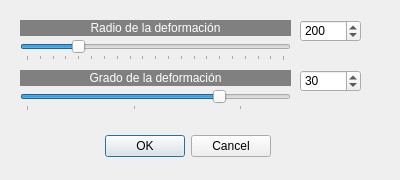
<?xml version="1.0" encoding="UTF-8"?>
<ui version="4.0">
 <class>PincharEstirar</class>
 <widget class="QDialog" name="PincharEstirar">
  <property name="geometry">
   <rect>
    <x>0</x>
    <y>0</y>
    <width>400</width>
    <height>180</height>
   </rect>
  </property>
  <property name="windowTitle">
   <string>Transformacion Pinchar Estirar</string>
  </property>
  <widget class="QDialogButtonBox" name="buttonBox">
   <property name="geometry">
    <rect>
     <x>-70</x>
     <y>130</y>
     <width>341</width>
     <height>32</height>
    </rect>
   </property>
   <property name="orientation">
    <enum>Qt::Horizontal</enum>
   </property>
   <property name="standardButtons">
    <set>QDialogButtonBox::Cancel|QDialogButtonBox::Ok</set>
   </property>
  </widget>
  <widget class="QSlider" name="horizontalSlider">
   <property name="geometry">
    <rect>
     <x>20</x>
     <y>40</y>
     <width>271</width>
     <height>21</height>
    </rect>
   </property>
   <property name="minimum">
    <number>1</number>
   </property>
   <property name="maximum">
    <number>1000</number>
   </property>
   <property name="pageStep">
    <number>16</number>
   </property>
   <property name="value">
    <number>200</number>
   </property>
   <property name="orientation">
    <enum>Qt::Horizontal</enum>
   </property>
   <property name="tickPosition">
    <enum>QSlider::TicksBelow</enum>
   </property>
   <property name="tickInterval">
    <number>50</number>
   </property>
  </widget>
  <widget class="QSpinBox" name="spinBox">
   <property name="geometry">
    <rect>
     <x>300</x>
     <y>20</y>
     <width>61</width>
     <height>22</height>
    </rect>
   </property>
   <property name="minimum">
    <number>1</number>
   </property>
   <property name="maximum">
    <number>1000</number>
   </property>
   <property name="value">
    <number>200</number>
   </property>
  </widget>
  <widget class="QLabel" name="label_2">
   <property name="geometry">
    <rect>
     <x>20</x>
     <y>70</y>
     <width>271</width>
     <height>16</height>
    </rect>
   </property>
   <property name="styleSheet">
    <string notr="true">background-color: rgb(128, 128, 128);
color: rgb(255, 255, 255);</string>
   </property>
   <property name="text">
    <string>Grado de la deformación</string>
   </property>
   <property name="alignment">
    <set>Qt::AlignCenter</set>
   </property>
  </widget>
  <widget class="QLabel" name="label">
   <property name="geometry">
    <rect>
     <x>20</x>
     <y>20</y>
     <width>271</width>
     <height>16</height>
    </rect>
   </property>
   <property name="styleSheet">
    <string notr="true">background-color: rgb(128, 128, 128);
color: rgb(255, 255, 255);</string>
   </property>
   <property name="text">
    <string>Radio de la deformación</string>
   </property>
   <property name="alignment">
    <set>Qt::AlignCenter</set>
   </property>
  </widget>
  <widget class="QSpinBox" name="spinBox_2">
   <property name="geometry">
    <rect>
     <x>300</x>
     <y>70</y>
     <width>61</width>
     <height>22</height>
    </rect>
   </property>
   <property name="minimum">
    <number>-60</number>
   </property>
   <property name="maximum">
    <number>60</number>
   </property>
   <property name="value">
    <number>30</number>
   </property>
  </widget>
  <widget class="QSlider" name="horizontalSlider_2">
   <property name="geometry">
    <rect>
     <x>20</x>
     <y>90</y>
     <width>271</width>
     <height>21</height>
    </rect>
   </property>
   <property name="minimum">
    <number>-60</number>
   </property>
   <property name="maximum">
    <number>60</number>
   </property>
   <property name="value">
    <number>30</number>
   </property>
   <property name="orientation">
    <enum>Qt::Horizontal</enum>
   </property>
   <property name="tickPosition">
    <enum>QSlider::TicksBelow</enum>
   </property>
   <property name="tickInterval">
    <number>50</number>
   </property>
  </widget>
 </widget>
 <resources/>
 <connections>
  <connection>
   <sender>buttonBox</sender>
   <signal>accepted()</signal>
   <receiver>PincharEstirar</receiver>
   <slot>accept()</slot>
   <hints>
    <hint type="sourcelabel">
     <x>248</x>
     <y>254</y>
    </hint>
    <hint type="destinationlabel">
     <x>157</x>
     <y>274</y>
    </hint>
   </hints>
  </connection>
  <connection>
   <sender>buttonBox</sender>
   <signal>rejected()</signal>
   <receiver>PincharEstirar</receiver>
   <slot>reject()</slot>
   <hints>
    <hint type="sourcelabel">
     <x>316</x>
     <y>260</y>
    </hint>
    <hint type="destinationlabel">
     <x>286</x>
     <y>274</y>
    </hint>
   </hints>
  </connection>
 </connections>
</ui>
